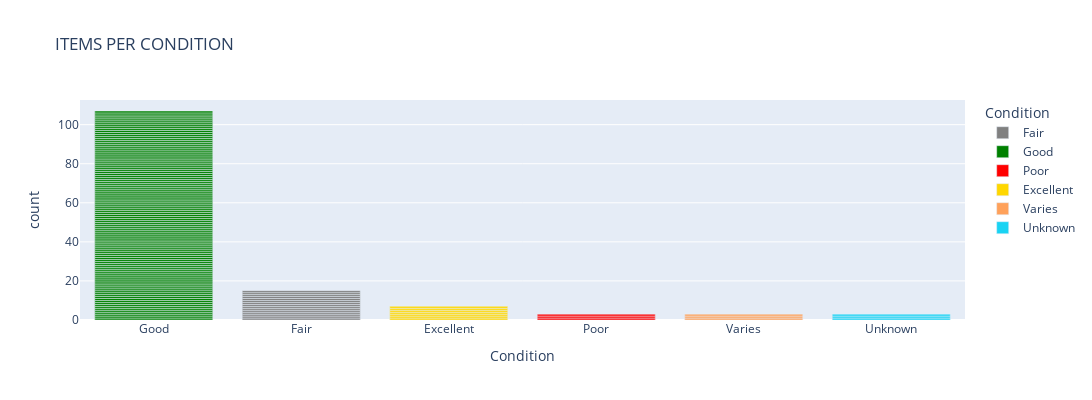

Notebook code cell kept with this figure:
### Code cell
print(
"""
CONDITION OF ITEMS

PLOT: ITEMS BASED ON CONDITION
"""
)

names = data['Condition'].value_counts().reset_index()['index']
values = data['Condition'].value_counts().reset_index()['Condition']

fig, axs = plt.subplots(1, 3, figsize=(24, 3), sharey=True)
axs[0].bar(names, values)
axs[1].scatter(names, values)
axs[2].plot(names, values)
fig.suptitle('Conditions of Items')

fig1, ax1 = plt.subplots(figsize=(10,10))
ax1.pie(values, autopct='%1.0f%%', startangle=90,textprops={'color':"w",'fontsize': 20},pctdistance=0.9)
ax1.axis('equal')
plt.legend(names, loc="center")

fig = px.bar(
    a,
    # y='Price',
    x='Condition',
    color='Condition',
    color_discrete_map={'Good':'green','Fair':'gray','Excellent':'gold','Poor':'red'},
    title="ITEMS PER CONDITION",
    width=1200, height=400
    )

fig.update_layout(xaxis={'categoryorder':'total descending'})

fig.show()

### Figure 1 — Plotly figure (JSON) as saved in the notebook; plotly's stock layout.template omitted (floating-point values rounded to 4 significant figures)
{"data": [{"alignmentgroup": "True", "hovertemplate": "Condition=%{x}<br>count=%{y}<extra></extra>", "legendgroup": "Fair", "marker": {"color": "gray", "pattern": {"shape": ""}}, "name": "Fair", "offsetgroup": "Fair", "orientation": "v", "showlegend": true, "textposition": "auto", "type": "bar", "x": ["Fair", "Fair", "Fair", "Fair", "Fair", "Fair", "Fair", "Fair", "Fair", "Fair", "Fair", "Fair", "Fair", "Fair", "Fair"], "xaxis": "x", "y": [1, 1, 1, 1, 1, 1, 1, 1, 1, 1, 1, 1, 1, 1, 1], "yaxis": "y"}, {"alignmentgroup": "True", "hovertemplate": "Condition=%{x}<br>count=%{y}<extra></extra>", "legendgroup": "Good", "marker": {"color": "green", "pattern": {"shape": ""}}, "name": "Good", "offsetgroup": "Good", "orientation": "v", "showlegend": true, "textposition": "auto", "type": "bar", "x": ["Good", "Good", "Good", "Good", "Good", "Good", "Good", "Good", "Good", "Good", "Good", "Good", "Good", "Good", "Good", "Good", "Good", "Good", "Good", "Good", "Good", "Good", "Good", "Good", "Good", "Good", "Good", "Good", "Good", "Good", "Good", "Good", "Good", "Good", "Good", "Good", "Good", "Good", "Good", "Good", "Good", "Good", "Good", "Good", "Good", "Good", "Good", "Good", "Good", "Good", "Good", "Good", "Good", "Good", "Good", "Good", "Good", "Good", "Good", "Good", "Good", "Good", "Good", "Good", "Good", "Good", "Good", "Good", "Good", "Good", "Good", "Good", "Good", "Good", "Good", "Good", "Good", "Good", "Good", "Good", "Good", "Good", "Good", "Good", "Good", "Good", "Good", "Good", "Good", "Good", "Good", "Good", "Good", "Good", "Good", "Good", "Good", "Good", "Good", "Good", "Good", "Good", "Good", "Good", "Good", "Good", "Good"], "xaxis": "x", "y": [1, 1, 1, 1, 1, 1, 1, 1, 1, 1, 1, 1, 1, 1, 1, 1, 1, 1, 1, 1, 1, 1, 1, 1, 1, 1, 1, 1, 1, 1, 1, 1, 1, 1, 1, 1, 1, 1, 1, 1, 1, 1, 1, 1, 1, 1, 1, 1, 1, 1, 1, 1, 1, 1, 1, 1, 1, 1, 1, 1, 1, 1, 1, 1, 1, 1, 1, 1, 1, 1, 1, 1, 1, 1, 1, 1, 1, 1, 1, 1, 1, 1, 1, 1, 1, 1, 1, 1, 1, 1, 1, 1, 1, 1, 1, 1, 1, 1, 1, 1, 1, 1, 1, 1, 1, 1, 1], "yaxis": "y"}, {"alignmentgroup": "True", "hovertemplate": "Condition=%{x}<br>count=%{y}<extra></extra>", "legendgroup": "Poor", "marker": {"color": "red", "pattern": {"shape": ""}}, "name": "Poor", "offsetgroup": "Poor", "orientation": "v", "showlegend": true, "textposition": "auto", "type": "bar", "x": ["Poor", "Poor", "Poor"], "xaxis": "x", "y": [1, 1, 1], "yaxis": "y"}, {"alignmentgroup": "True", "hovertemplate": "Condition=%{x}<br>count=%{y}<extra></extra>", "legendgroup": "Excellent", "marker": {"color": "gold", "pattern": {"shape": ""}}, "name": "Excellent", "offsetgroup": "Excellent", "orientation": "v", "showlegend": true, "textposition": "auto", "type": "bar", "x": ["Excellent", "Excellent", "Excellent", "Excellent", "Excellent", "Excellent", "Excellent"], "xaxis": "x", "y": [1, 1, 1, 1, 1, 1, 1], "yaxis": "y"}, {"alignmentgroup": "True", "hovertemplate": "Condition=%{x}<br>count=%{y}<extra></extra>", "legendgroup": "Varies", "marker": {"color": "#FFA15A", "pattern": {"shape": ""}}, "name": "Varies", "offsetgroup": "Varies", "orientation": "v", "showlegend": true, "textposition": "auto", "type": "bar", "x": ["Varies", "Varies", "Varies"], "xaxis": "x", "y": [1, 1, 1], "yaxis": "y"}, {"alignmentgroup": "True", "hovertemplate": "Condition=%{x}<br>count=%{y}<extra></extra>", "legendgroup": "Unknown", "marker": {"color": "#19d3f3", "pattern": {"shape": ""}}, "name": "Unknown", "offsetgroup": "Unknown", "orientation": "v", "showlegend": true, "textposition": "auto", "type": "bar", "x": ["Unknown", "Unknown", "Unknown"], "xaxis": "x", "y": [1, 1, 1], "yaxis": "y"}], "layout": {"barmode": "relative", "height": 400, "legend": {"title": {"text": "Condition"}, "tracegroupgap": 0}, "title": {"text": "ITEMS PER CONDITION"}, "width": 1200, "xaxis": {"anchor": "y", "categoryarray": ["Fair", "Good", "Poor", "Excellent", "Varies", "Unknown"], "categoryorder": "total descending", "domain": [0, 1], "title": {"text": "Condition"}}, "yaxis": {"anchor": "x", "domain": [0, 1], "title": {"text": "count"}}}}
